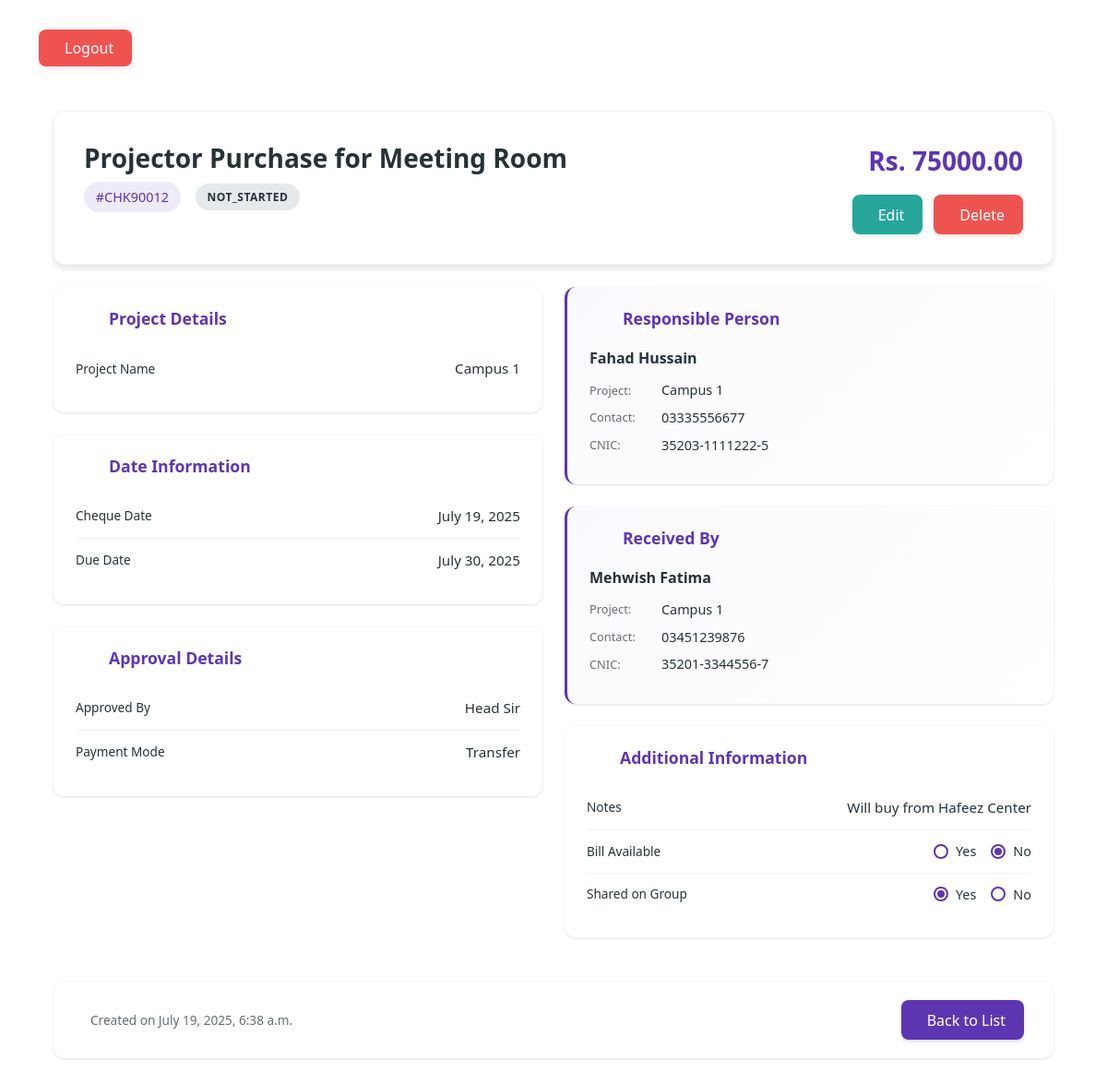
Before: /cheque/12/ (signed in) with the older database file.
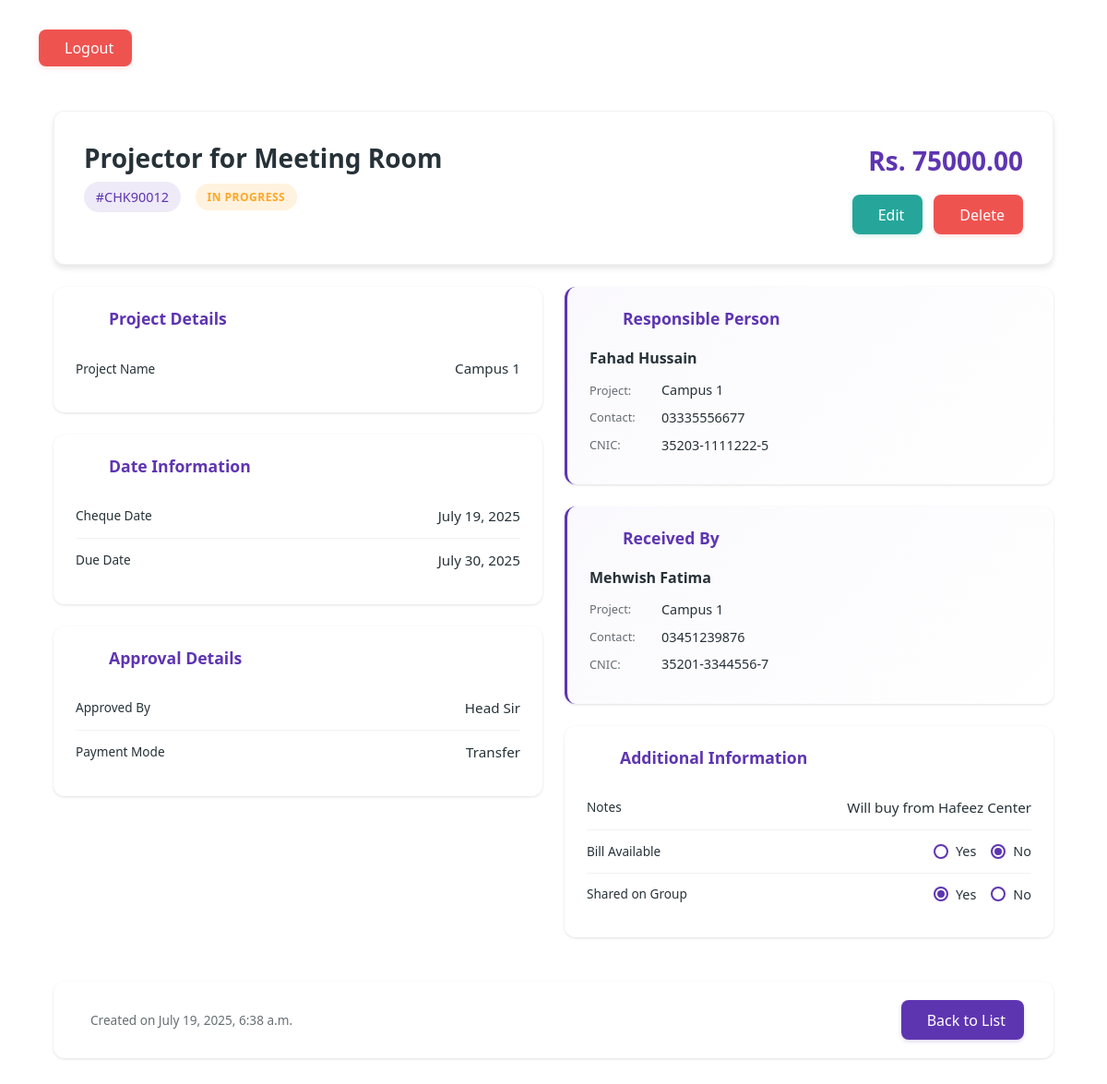
After: the same page with the newer database file.
### cheque/models.py (models this page shows, shortened)
class Cheque(models.Model):
    description = models.CharField(max_length=255)
    project = models.ForeignKey(Project, on_delete=models.CASCADE)
    amount = models.DecimalField(max_digits=12, decimal_places=2)
    cheque_number = models.CharField(max_length=20, unique=True, blank=True)
    due_date = models.DateField()
    status = models.CharField(max_length=50, choices=STATUS_CHOICES)
    responsible_person_name = models.CharField(max_length=100, verbose_name="Responsible Person Name", default='')
    responsible_person_project = models.ForeignKey(
        Project,
        on_delete=models.SET_NULL,
        null=True,
        blank=True,
        related_name='responsible_projects',
        verbose_name="Responsible Person's Project"
    )
    responsible_person_contact = models.CharField(
        max_length=15,
        verbose_name="Responsible Person Contact",
        blank=True,
        null=True
    )
    responsible_person_cnic = models.CharField(
        max_length=20,
        verbose_name="Responsible Person CNIC",
        blank=True,
        null=True
    )
    received_by_name = models.CharField(max_length=100, verbose_name="Received By Name", blank=True, null=True, default='')
    received_by_project = models.ForeignKey(
        Project,
        on_delete=models.SET_NULL,
        null=True,
        blank=True,
        related_name='received_projects',
        verbose_name="Received By Project"
    )
    received_by_contact = models.CharField(
        max_length=15,
        verbose_name="Received By Contact",
        blank=True,
        null=True
    )
    received_by_cnic = models.CharField(
        max_length=20,
        verbose_name="Received By CNIC",
        blank=True,
        null=True
    )
    approved_by = models.CharField(max_length=100, choices=APPROVED_BY_CHOICES)
    payment_mode = models.CharField(max_length=10, choices=PAYMENT_CHOICES)
    cheque_date = models.DateField()
    bill_available = models.BooleanField(default=False)
    shared_on_group = models.BooleanField(default=False)
    bill_attachment = models.FileField(upload_to='bills/', blank=True, null=True)
    notes = models.TextField(blank=True)
    created_at = models.DateTimeField(auto_now_add=True)

class Project(models.Model):
    name = models.CharField(max_length=100)
    is_head_office = models.BooleanField(default=False)

### cheque/views.py (the view)
# urls.py: path('cheque/<int:cheque_id>/', views.cheque_detail, name='cheque_detail'),
@login_required
def cheque_detail(request, cheque_id):
    cheque = get_object_or_404(Cheque, id=cheque_id)
    bill_is_image = False
    if cheque.bill_attachment:
        ext = os.path.splitext(cheque.bill_attachment.name)[1].lower()
        bill_is_image = ext in ['.jpg', '.jpeg', '.png', '.webp']
    return render(request, 'cheque_detail.html', {'cheque': cheque, 'bill_is_image': bill_is_image})

### cheque/templates/cheque_detail.html (shortened to what the changed rows need)
{% extends 'base.html' %}
{% block content %}
<div class="cheque-detail-container">
  {% if cheque %}
    <div class="cheque-header">
      <div class="header-content">
        <div class="title-section">
          <h1 class="cheque-title">{{ cheque.description }}</h1>
          <div class="cheque-meta">
            <span class="cheque-number">#{{ cheque.cheque_number }}</span>
            <span class="status-badge {{ cheque.status }}">
              {{ cheque.get_status_display }}
            </span>
          </div>
        </div>
        <div class="header-actions">
          <span class="amount-display">Rs. {{ cheque.amount }}</span>
          <div class="action-buttons">
            <a href="{% url 'edit_cheque' cheque.id %}" class="edit-button">
               Edit
            </a>
            <button class="delete-button" data-bs-toggle="modal" data-bs-target="#deleteModal">
               Delete
            </button>
          </div>
        </div>
      </div>
    </div>
    <div class="cheque-body">
      <div class="detail-columns">
        <div class="detail-column">
          <div class="detail-card">
            <h3 class="section-title">
              Project Details
            </h3>
            <div class="detail-item">
              <span class="detail-label">Project Name</span>
              <span class="detail-value">{{ cheque.project.name }}</span>
            </div>
          </div>
          <div class="detail-card">
            <h3 class="section-title">
              Date Information
            </h3>
            <div class="detail-item">
              <span class="detail-label">Cheque Date</span>
              <span class="detail-value">{{ cheque.cheque_date }}</span>
            </div>
            <div class="detail-item">
              <span class="detail-label">Due Date</span>
              <span class="detail-value">{{ cheque.due_date }}</span>
            </div>
          </div>
          <div class="detail-card">
            <h3 class="section-title">
              Approval Details
            </h3>
            <div class="detail-item">
              <span class="detail-label">Approved By</span>
              <span class="detail-value">{{ cheque.approved_by }}</span>
            </div>
            <div class="detail-item">
              <span class="detail-label">Payment Mode</span>
              <span class="detail-value">{{ cheque.get_payment_mode_display }}</span>
            </div>
          </div>
        </div>
        <div class="detail-column">
          <div class="detail-card person-card">
            <h3 class="section-title">
              Responsible Person
            </h3>
            <div class="person-details">
              <div class="person-name">{{ cheque.responsible_person_name|default:"-" }}</div>
              <div class="person-info">
                <div class="info-item">
                  <span class="info-label">Project:</span>
                  <span class="info-value">{{ cheque.responsible_person_project.name|default:"-" }}</span>
                </div>
                <div class="info-item">
                  <span class="info-label">Contact:</span>
                  <span class="info-value">{{ cheque.responsible_person_contact|default:"-" }}</span>
                </div>
                <div class="info-item">
                  <span class="info-label">CNIC:</span>
                  <span class="info-value">{{ cheque.responsible_person_cnic|default:"-" }}</span>
                </div>
              </div>
            </div>
          </div>
          <div class="detail-card person-card">
            <h3 class="section-title">
              Received By
            </h3>
            <div class="person-details">
              <div class="person-name">{{ cheque.received_by_name|default:"-" }}</div>
              <div class="person-info">
                <div class="info-item">
                  <span class="info-label">Project:</span>
                  <span class="info-value">{{ cheque.received_by_project.name|default:"-" }}</span>
                </div>
                <div class="info-item">
                  <span class="info-label">Contact:</span>
                  <span class="info-value">{{ cheque.received_by_contact|default:"-" }}</span>
                </div>
                <div class="info-item">
                  <span class="info-label">CNIC:</span>
                  <span class="info-value">{{ cheque.received_by_cnic|default:"-" }}</span>
                </div>
              </div>
            </div>
          </div>
          <div class="detail-card">
            <h3 class="section-title">
              Additional Information
            </h3>
            <div class="detail-item">
              <span class="detail-label">Notes</span>
              <span class="detail-value">{{ cheque.notes|default:'-' }}</span>
            </div>
            <div class="detail-item">
              <span class="detail-label">Bill Available</span>
              <span class="radio-group">
                <label class="radio-label">
                  <span class="radio-custom"></span>
                  Yes
                </label>
                <label class="radio-label">
                  <span class="radio-custom"></span>
                  No
                </label>
              </span>
            </div>
            <div class="detail-item">
              <span class="detail-label">Shared on Group</span>
              <span class="radio-group">
                <label class="radio-label">
                  <span class="radio-custom"></span>
                  Yes
                </label>
                <label class="radio-label">
                  <span class="radio-custom"></span>
                  No
                </label>
              </span>
            </div>
          </div>
        </div>
      </div>
    </div>
    <div class="cheque-footer">
      <div class="footer-content">
        <div class="created-info">
          <span>Created on {{ cheque.created_at }}</span>
        </div>
        <a href="{% url 'cheque_dashboard' %}" class="back-button">
          Back to List
        </a>
      </div>
    </div>
  {% endif %}
</div>
{% endblock %}

Changed rows visible on the page:
changed Cheque "Fahad Hussain": description "Projector Purchase for Meeting Room" → "Projector for Meeting Room"; status "NOT_STARTED" → "IN PROGRESS"
